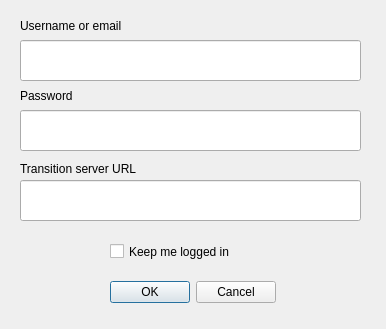
<?xml version="1.0" encoding="UTF-8"?>
<ui version="4.0">
 <class>Dialog</class>
 <widget class="QDialog" name="Dialog">
  <property name="geometry">
   <rect>
    <x>0</x>
    <y>0</y>
    <width>386</width>
    <height>329</height>
   </rect>
  </property>
  <property name="windowTitle">
   <string>Login</string>
  </property>
  <widget class="QLabel" name="passwordLabel">
   <property name="geometry">
    <rect>
     <x>20</x>
     <y>80</y>
     <width>341</width>
     <height>31</height>
    </rect>
   </property>
   <property name="text">
    <string>Password</string>
   </property>
  </widget>
  <widget class="QLabel" name="usernameLabel">
   <property name="geometry">
    <rect>
     <x>20</x>
     <y>10</y>
     <width>341</width>
     <height>31</height>
    </rect>
   </property>
   <property name="text">
    <string>Username or email</string>
   </property>
  </widget>
  <widget class="QLineEdit" name="usernameEdit">
   <property name="geometry">
    <rect>
     <x>20</x>
     <y>40</y>
     <width>341</width>
     <height>41</height>
    </rect>
   </property>
  </widget>
  <widget class="QgsPasswordLineEdit" name="passwordEdit">
   <property name="geometry">
    <rect>
     <x>20</x>
     <y>110</y>
     <width>341</width>
     <height>41</height>
    </rect>
   </property>
   <property name="text">
    <string/>
   </property>
   <property name="clearButtonEnabled">
    <bool>false</bool>
   </property>
   <property name="showLockIcon">
    <bool>false</bool>
   </property>
  </widget>
  <widget class="QDialogButtonBox" name="buttonBox">
   <property name="geometry">
    <rect>
     <x>110</x>
     <y>280</y>
     <width>166</width>
     <height>25</height>
    </rect>
   </property>
   <property name="standardButtons">
    <set>QDialogButtonBox::Cancel|QDialogButtonBox::Ok</set>
   </property>
   <property name="centerButtons">
    <bool>false</bool>
   </property>
  </widget>
  <widget class="QLabel" name="label">
   <property name="geometry">
    <rect>
     <x>20</x>
     <y>160</y>
     <width>221</width>
     <height>17</height>
    </rect>
   </property>
   <property name="text">
    <string>Transition server URL</string>
   </property>
  </widget>
  <widget class="QLineEdit" name="urlEdit">
   <property name="geometry">
    <rect>
     <x>20</x>
     <y>180</y>
     <width>341</width>
     <height>41</height>
    </rect>
   </property>
  </widget>
  <widget class="QCheckBox" name="loginCheckbox">
   <property name="geometry">
    <rect>
     <x>110</x>
     <y>240</y>
     <width>151</width>
     <height>23</height>
    </rect>
   </property>
   <property name="text">
    <string>Keep me logged in</string>
   </property>
  </widget>
 </widget>
 <customwidgets>
  <customwidget>
   <class>QgsPasswordLineEdit</class>
   <extends>QLineEdit</extends>
   <header>qgspasswordlineedit.h</header>
  </customwidget>
 </customwidgets>
 <resources/>
 <connections/>
</ui>
